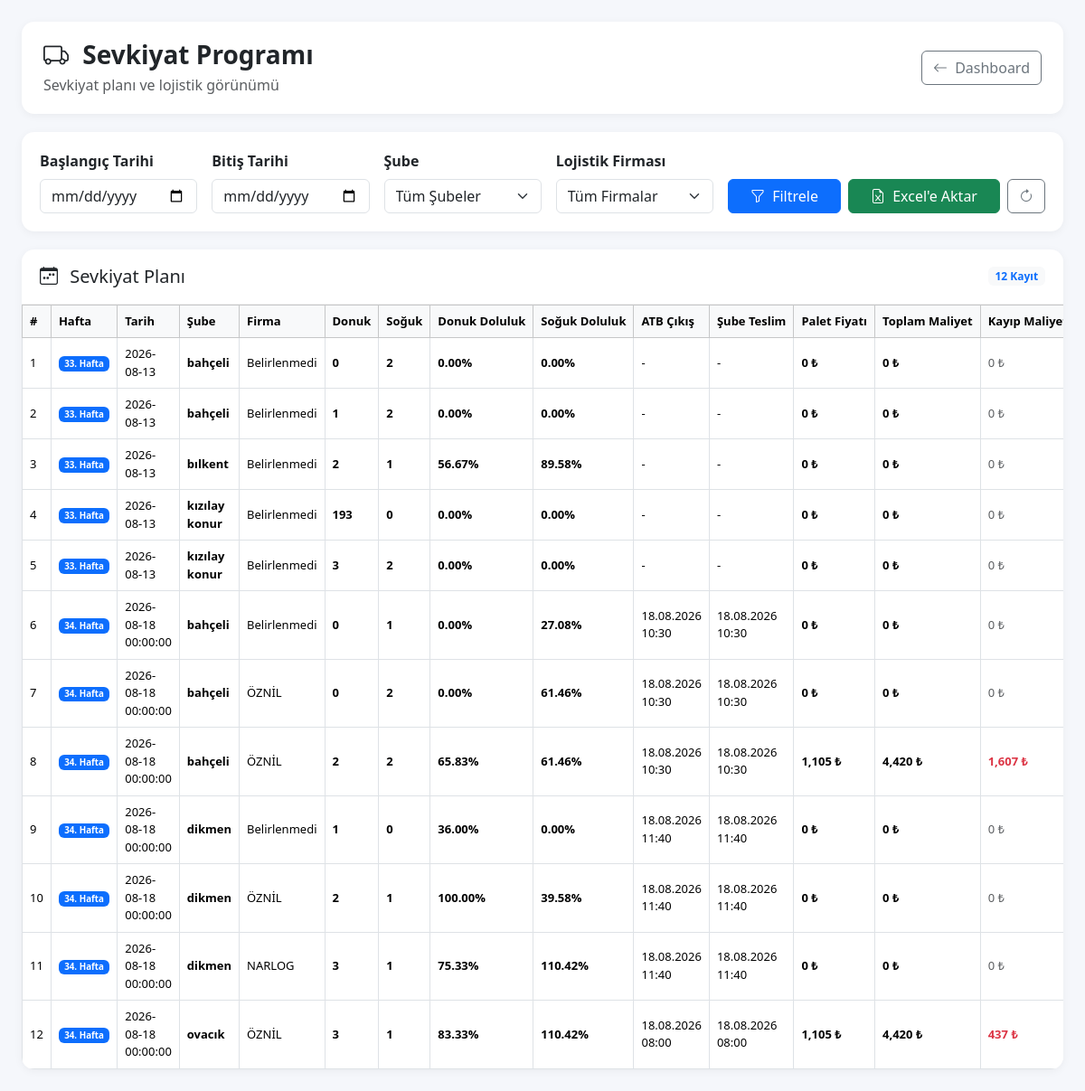
Screenshot of /sevkiyat (signed in) with the database file from the repository.
### tables this page shows
CREATE TABLE sevkiyat_programi(

        id INTEGER PRIMARY KEY AUTOINCREMENT,

        hafta INTEGER,

        tarih TEXT,

        firma TEXT,

        sube_id INTEGER,

        donuk REAL DEFAULT 0,

        soguk REAL DEFAULT 0,

        donuk_doluluk REAL DEFAULT 0,

        soguk_doluluk REAL DEFAULT 0,

        atb_cikis TEXT,

        sube_teslim TEXT,

        palet_fiyat REAL DEFAULT 0,

        toplam_maliyet REAL DEFAULT 0,

        kayip_maliyeti REAL DEFAULT 0,

        durum TEXT DEFAULT 'PLANLANDI',

        FOREIGN KEY(sube_id)
        REFERENCES subeler(id)

    );

CREATE TABLE subeler(

            id INTEGER PRIMARY KEY AUTOINCREMENT,

            sube_adi TEXT NOT NULL,

            yetkili TEXT,

            telefon TEXT,

            eposta TEXT,

            il TEXT,

            ilce TEXT,

            adres TEXT,

            durum TEXT

        , kullanici_adi TEXT, sifre TEXT, uretim_gunu TEXT, sevkiyat_gunu TEXT, sevkiyat_saati TEXT, teslim_suresi TEXT, limit_tutari REAL DEFAULT 0, firma TEXT DEFAULT 'ÖZNİL', lojistik_bedeli REAL DEFAULT 0);

### src/main.py (the view)
@app.route("/sevkiyat")
def sevkiyat():
    sonuc = admin_kontrol()
    if sonuc:
        return sonuc
    baslangic = request.args.get(
        "baslangic",
        ""
    )
    bitis = request.args.get(
        "bitis",
        ""
    )
    sube_id = request.args.get(
        "sube_id",
        ""
    )
    firma = request.args.get(
        "firma",
        ""
    )
    try:
        sube_id = (
            int(sube_id)
            if sube_id
            else None
        )
    except (ValueError, TypeError):
        sube_id = None
    sevkiyatlar = get_sevkiyat_programi(
        baslangic=baslangic or None,
        bitis=bitis or None,
        sube_id=sube_id,
        firma=firma or None
    )
    filtre_subeler = get_tum_subeler()
    return render_template(
        "sevkiyat.html",
        sevkiyatlar=sevkiyatlar,
        filtre_subeler=filtre_subeler,
        baslangic=baslangic,
        bitis=bitis,
        secili_sube=sube_id,
        secili_firma=firma
    )

### src/database.py (called while the page is built)
def connect_database():
    print("DB =", os.path.abspath(DB_NAME))
    return sqlite3.connect(DB_NAME)

def get_tum_subeler():
    conn = connect_database()
    cursor = conn.cursor()
    cursor.execute("""
        SELECT
            id,
            sube_adi,
            yetkili,
            telefon,
            eposta,
            il,
            ilce,
            adres,
            durum

        FROM subeler

        ORDER BY sube_adi
    """)
    sonuc = cursor.fetchall()
    conn.close()
    return sonuc

### src/main.py (called while the page is built)
@app.before_request
def test():
    print(
        "METHOD:",
        request.method,
        "URL:",
        request.path
    )

def admin_kontrol():
    if "giris" not in session:
        return redirect("/")
    if session.get("yetki") != "admin":
        abort(403)
    return None

### templates/sevkiyat.html (shortened to what this page needs)
<!DOCTYPE html>
<html lang="tr">
<head>
    <link
        href="https://cdn.jsdelivr.net/npm/bootstrap@5.3.3/dist/css/bootstrap.min.css"
        rel="stylesheet"
    >
    <link
        rel="stylesheet"
        href="https://cdn.jsdelivr.net/npm/bootstrap-icons@1.11.3/font/bootstrap-icons.min.css"
    >
</head>
<body>
<div class="container-fluid px-4 py-4">
    <div class="page-header">
        <div class="d-flex justify-content-between align-items-center">
            <div>
                <h3 class="page-title">
                    <i class="bi bi-truck me-2"></i>
                    Sevkiyat Programı
                </h3>
                <div class="text-muted mt-1">
                    Sevkiyat planı ve lojistik görünümü
                </div>
            </div>
            <div>
                <a
                    href="/dashboard"
                    class="btn btn-outline-secondary"
                >
                    <i class="bi bi-arrow-left me-1"></i>
                    Dashboard
                </a>
            </div>
        </div>
    </div>
    <div class="filter-card">
        <form
            method="GET"
            action="/sevkiyat"
        >
            <div class="row g-3 align-items-end">
                <div class="col-md">
                    <label class="form-label fw-semibold">
                        Başlangıç Tarihi
                    </label>
                    <input
                        type="date"
                        name="baslangic"
                        class="form-control"
                        value="{{ baslangic or '' }}"
                    >
                </div>
                <div class="col-md">
                    <label class="form-label fw-semibold">
                        Bitiş Tarihi
                    </label>
                    <input
                        type="date"
                        name="bitis"
                        class="form-control"
                        value="{{ bitis or '' }}"
                    >
                </div>
                <div class="col-md">
                    <label class="form-label fw-semibold">
                        Şube
                    </label>
                    <select
                        name="sube_id"
                        class="form-select"
                    >
                        <option value="">
                            Tüm Şubeler
                        </option>
                    </select>
                </div>
                <div class="col-md">
                    <label class="form-label fw-semibold">
                        Lojistik Firması
                    </label>
                    <select
                        name="firma"
                        class="form-select"
                    >
                        <option value="">
                            Tüm Firmalar
                        </option>
                    </select>
                </div>
                <div class="col-md-auto">
                    <div class="d-flex gap-2">
                        <button
                            type="submit"
                            class="btn btn-primary px-4"
                        >
                            <i class="bi bi-funnel me-1"></i>
                            Filtrele
                        </button>
                        <button
                            type="submit"
                            formaction="/sevkiyat-excel"
                            formmethod="GET"
                            class="btn btn-success px-4 excel-btn"
                        >
                            <i class="bi bi-file-earmark-excel me-1"></i>
                            Excel'e Aktar
                        </button>
                        <a
                            href="/sevkiyat"
                            class="btn btn-outline-secondary"
                            title="Filtreleri Temizle"
                        >
                            <i class="bi bi-arrow-clockwise"></i>
                        </a>
                    </div>
                </div>
            </div>
        </form>
    </div>
    <div class="table-card">
        <div class="table-card-header">
            <div class="d-flex justify-content-between align-items-center">
                <div>
                    <h5 class="mb-0">
                        <i class="bi bi-calendar-week me-2"></i>
                        Sevkiyat Planı
                    </h5>
                </div>
                <span class="badge bg-light text-primary">
                    {{ sevkiyatlar|length }} Kayıt
                </span>
            </div>
        </div>
        {% if sevkiyatlar %}
        <div class="table-responsive">
            <table class="table table-hover table-bordered mb-0">
                <thead class="table-light">
                    <tr>
                        <th>#</th>
                        <th>Hafta</th>
                        <th>Tarih</th>
                        <th>Şube</th>
                        <th>Firma</th>
                        <th>Donuk</th>
                        <th>Soğuk</th>
                        <th>Donuk Doluluk</th>
                        <th>Soğuk Doluluk</th>
                        <th>ATB Çıkış</th>
                        <th>Şube Teslim</th>
                        <th>Palet Fiyatı</th>
                        <th>Toplam Maliyet</th>
                        <th>Kayıp Maliyeti</th>
                    </tr>
                </thead>
                <tbody>
                {% for sevkiyat in sevkiyatlar %}
                    <tr>
                        <td>
                            {{ loop.index }}
                        </td>
                        <td>
                            <span class="badge bg-primary">
                                {{ sevkiyat[1] }}. Hafta
                            </span>
                        </td>
                        <td>
                            {{ sevkiyat[2] or "-" }}
                        </td>
                        <td class="sube-adi">
                            {{ sevkiyat[5] or "-" }}
                        </td>
                        <td>
                            {{ sevkiyat[3] or "-" }}
                        </td>
                        <td class="donuk">
                            {{ "%.0f"|format(sevkiyat[6] or 0) }}
                        </td>
                        <td class="soguk">
                            {{ "%.0f"|format(sevkiyat[7] or 0) }}
                        </td>
                        <td class="doluluk">
                            {% if sevkiyat[8] is not none %}
                                {{ "%.2f"|format(sevkiyat[8]) }}%
                            {% else %}
                                -
                            {% endif %}
                        </td>
                        <td class="doluluk">
                            {% if sevkiyat[9] is not none %}
                                {{ "%.2f"|format(sevkiyat[9]) }}%
                            {% else %}
                                -
                            {% endif %}
                        </td>
                        <td>
                            {{ sevkiyat[10] or "-" }}
                        </td>
                        <td>
                            {{ sevkiyat[11] or "-" }}
                        </td>
                        <td class="maliyet">
                            {{ "{:,.0f}".format(sevkiyat[12] or 0) }} ₺
                        </td>
                        <td class="maliyet">
                            {{ "{:,.0f}".format(sevkiyat[13] or 0) }} ₺
                        </td>
                        <td>
                            {% if sevkiyat[14] and sevkiyat[14] > 0 %}
                                <span class="text-danger fw-semibold">
                                    {{ "{:,.0f}".format(sevkiyat[14]) }} ₺
                                </span>
                            {% else %}
                                <span class="text-muted">
                                    0 ₺
                                </span>
                            {% endif %}
                        </td>
                    </tr>
                {% endfor %}
                </tbody>
            </table>
        </div>
        {% endif %}
    </div>
</div>
</body>
</html>

### templates/sevkiyat.html (style rules this page uses)
body { background-color: #f5f7fb; }
.page-header { background: white; border-radius: 14px; padding: 20px 24px; margin-bottom: 20px; box-shadow: 0 2px 10px rgba(0,0,0,0.05); }
.page-title { font-weight: 700; margin: 0; }
.filter-card { background: white; border-radius: 14px; padding: 20px; margin-bottom: 20px; box-shadow: 0 2px 10px rgba(0,0,0,0.05); }
.table-card { background: white; border-radius: 14px; overflow: hidden; box-shadow: 0 2px 10px rgba(0,0,0,0.05); }
.table-card-header { padding: 18px 20px; border-bottom: 1px solid #eee; }
.table th { white-space: nowrap; font-size: 13px; vertical-align: middle; }
.table td { vertical-align: middle; font-size: 13px; }
.sube-adi { font-weight: 600; }
.donuk { font-weight: 600; }
.soguk { font-weight: 600; }
.doluluk { font-weight: 600; }
.maliyet { font-weight: 600; }
.excel-btn { min-width: 155px; }

### rows the page displays
sevkiyat_programi: hafta "33", tarih "2026-08-13", sube_adi "bahçeli", firma "Belirlenmedi", donuk "0", soguk "2", donuk_doluluk "0.00", soguk_doluluk "0.00", atb_cikis "-", sube_teslim "-", palet_fiyat "0", toplam_maliyet "0", kayip_maliyeti "0 ₺"
sevkiyat_programi: hafta "33", tarih "2026-08-13", sube_adi "bahçeli", firma "Belirlenmedi", donuk "1", soguk "2", donuk_doluluk "0.00", soguk_doluluk "0.00", atb_cikis "-", sube_teslim "-", palet_fiyat "0", toplam_maliyet "0", kayip_maliyeti "0 ₺"
sevkiyat_programi: hafta "33", tarih "2026-08-13", sube_adi "bılkent", firma "Belirlenmedi", donuk "2", soguk "1", donuk_doluluk "56.67", soguk_doluluk "89.58", atb_cikis "-", sube_teslim "-", palet_fiyat "0", toplam_maliyet "0", kayip_maliyeti "0 ₺"
sevkiyat_programi: hafta "33", tarih "2026-08-13", sube_adi "kızılay konur", firma "Belirlenmedi", donuk "193", soguk "0", donuk_doluluk "0.00", soguk_doluluk "0.00", atb_cikis "-", sube_teslim "-", palet_fiyat "0", toplam_maliyet "0", kayip_maliyeti "0 ₺"
sevkiyat_programi: hafta "33", tarih "2026-08-13", sube_adi "kızılay konur", firma "Belirlenmedi", donuk "3", soguk "2", donuk_doluluk "0.00", soguk_doluluk "0.00", atb_cikis "-", sube_teslim "-", palet_fiyat "0", toplam_maliyet "0", kayip_maliyeti "0 ₺"
sevkiyat_programi: hafta "34", tarih "2026-08-18 00:00:00", sube_adi "bahçeli", firma "Belirlenmedi", donuk "0", soguk "1", donuk_doluluk "0.00", soguk_doluluk "27.08", atb_cikis "18.08.2026 10:30", sube_teslim "18.08.2026 10:30", palet_fiyat "0", toplam_maliyet "0", kayip_maliyeti "0 ₺"
sevkiyat_programi: hafta "34", tarih "2026-08-18 00:00:00", sube_adi "bahçeli", firma "ÖZNİL", donuk "0", soguk "2", donuk_doluluk "0.00", soguk_doluluk "61.46", atb_cikis "18.08.2026 10:30", sube_teslim "18.08.2026 10:30", palet_fiyat "0", toplam_maliyet "0", kayip_maliyeti "0 ₺"
sevkiyat_programi: hafta "34", tarih "2026-08-18 00:00:00", sube_adi "bahçeli", firma "ÖZNİL", donuk "2", soguk "2", donuk_doluluk "65.83", soguk_doluluk "61.46", atb_cikis "18.08.2026 10:30", sube_teslim "18.08.2026 10:30", palet_fiyat "1,105", toplam_maliyet "4,420", kayip_maliyeti "1,607"
sevkiyat_programi: hafta "34", tarih "2026-08-18 00:00:00", sube_adi "dikmen", firma "Belirlenmedi", donuk "1", soguk "0", donuk_doluluk "36.00", soguk_doluluk "0.00", atb_cikis "18.08.2026 11:40", sube_teslim "18.08.2026 11:40", palet_fiyat "0", toplam_maliyet "0", kayip_maliyeti "0 ₺"
sevkiyat_programi: hafta "34", tarih "2026-08-18 00:00:00", sube_adi "dikmen", firma "ÖZNİL", donuk "2", soguk "1", donuk_doluluk "100.00", soguk_doluluk "39.58", atb_cikis "18.08.2026 11:40", sube_teslim "18.08.2026 11:40", palet_fiyat "0", toplam_maliyet "0", kayip_maliyeti "0 ₺"
sevkiyat_programi: hafta "34", tarih "2026-08-18 00:00:00", sube_adi "dikmen", firma "NARLOG", donuk "3", soguk "1", donuk_doluluk "75.33", soguk_doluluk "110.42", atb_cikis "18.08.2026 11:40", sube_teslim "18.08.2026 11:40", palet_fiyat "0", toplam_maliyet "0", kayip_maliyeti "0 ₺"
sevkiyat_programi: hafta "34", tarih "2026-08-18 00:00:00", sube_adi "ovacık", firma "ÖZNİL", donuk "3", soguk "1", donuk_doluluk "83.33", soguk_doluluk "110.42", atb_cikis "18.08.2026 08:00", sube_teslim "18.08.2026 08:00", palet_fiyat "1,105", toplam_maliyet "4,420", kayip_maliyeti "437"

### other values shown
{{ sevkiyatlar|length }} "12"
